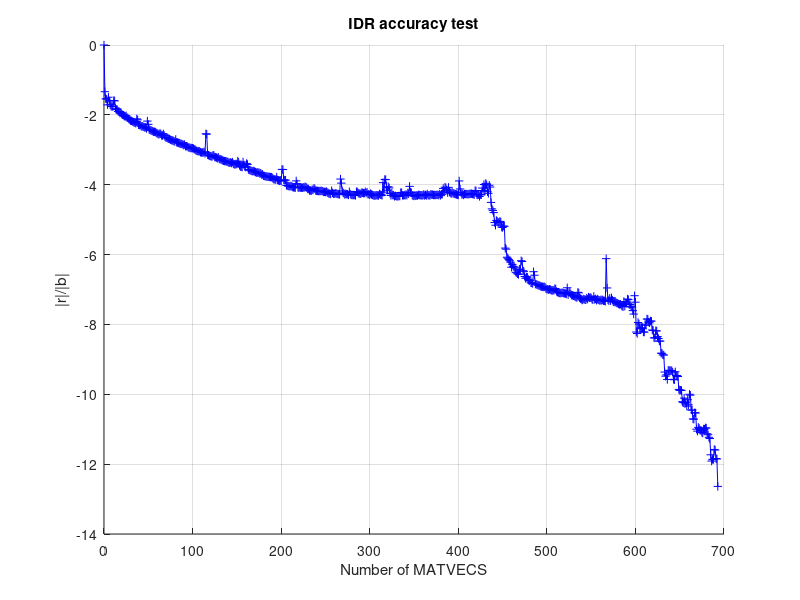

MATLAB code to generate this figure: (Note: this script raises an error after producing the figure.)
%
% 1D convection diffusion test problem
%
% The software is distributed without any warranty.
%
% Martin van Gijzen
% Copyright (c) February 2014
%

clear all;
close all;
clc;

disp('Complex Toeplitz  problem');
disp('+++++++++++++++++++++++++');

% Define system

% Defaults:
N = 200;
e = ones(N,1);
im = sqrt(-1);
c(1) = 3.6*im;
c(2) = 4.;
c(3) = 1.;
c(4) = 0.7;

A = spdiags([c(1)*e c(2)*e c(3)*e c(4)*e], [-1,0,2,3], N, N );

b = ones(N,1)*im;

disp('Accuracy test problem, see TOMS paper (2011), example 2.');
disp('The termination criterion is ||r||/||b|| < 1e-12.');
disp(' ');

% Parameters for the iterative solvers:

tol = 1e-12;
maxit = 1000;

choice = 1;
scrsz = get(0,'ScreenSize');
fig = figure('Position',[scrsz(1) + scrsz(3)/2 scrsz(4)/2 scrsz(3)/2 scrsz(4)/2]);
hold on;
xlabel('Number of MATVECS')
ylabel('|r|/|b|')
title(['IDR accuracy test']);
grid on;

t = cputime;
disp('BiCGSTAB iteration...');
[x, flag, relres, iter, resvec] = bicgstab(A, b, tol, maxit );
time = cputime - t;
resvec = log10(resvec/norm(b));
figure(fig);
it = [0:1:length(resvec)-1];
plot(it,resvec,'b-+');
drawnow;
disp(['Final accuracy: ', num2str(norm(b-A*x)/norm(b))])
disp(['Iterations: ',num2str(iter)]);
disp(['CPU time: ',num2str(time),'s.']);
disp(' ');

s = 1;
t = cputime;
disp('IDR(1) iteration...');
% Compute solution
[x, flag, relres, iter, resvec] = idrs( A, b, s, [], tol, maxit );
time = cputime - t;
resvec = log10(resvec/norm(b));
figure(fig);
it = [0:1:length(resvec)-1];
plot(it,resvec,'r-+');
drawnow;
disp(['Final accuracy: ', num2str(norm(b-A*x)/norm(b))]);
disp(['Iterations: ',num2str(iter)]);
disp(['CPU time: ',num2str(time),'s.']);
disp(' ');

s = 2;
t = cputime;
disp('IDR(2) iteration...');
% Initial iterations to compute ritz values:
[x, flag, relres, iter, resvec] = idrs( A, b, s, [], tol, maxit );
time = cputime - t;
figure(fig);
resvec = log10(resvec/norm(b));
it = [0:1:length(resvec)-1];
plot(it,resvec,'r-x');
drawnow;
disp(['Final accuracy: ', num2str(norm(b-A*x)/norm(b))]);
disp(['Iterations: ',num2str(iter)]);
disp(['CPU time: ',num2str(time),'s.']);
disp(' ');

s = 4;
t = cputime;
disp('IDR(4) iteration...');
% Compute solution
[x, flag, relres, iter, resvec] = idrs( A, b, s, [], tol, maxit );
time = cputime - t;
resvec = log10(resvec/norm(b));
figure(fig);
it = [0:1:length(resvec)-1];
plot(it,resvec,'r-*');
drawnow;
disp(['Final accuracy: ', num2str(norm(b-A*x)/norm(b))]);
disp(['Iterations: ',num2str(iter)]);
disp(['CPU time: ',num2str(time),'s.']);
disp(' ');

s = 8;
t = cputime;
disp('IDR(8) iteration...');
% Compute solution
randn('seed',0);
%x0 = randn(n,1);
[x, flag, relres, iter, resvec] = idrs( A, b, s, [], tol, maxit );
time = cputime - t;
resvec = log10(resvec/norm(b));
figure(fig);
it = [0:1:length(resvec)-1];
plot(it,resvec,'r-s');
drawnow;
disp(['Final accuracy: ', num2str(norm(b-A*x)/norm(b))]);
disp(['Iterations: ',num2str(iter)]);
disp(['CPU time: ',num2str(time),'s.']);
disp(' ');

s = 16;
t = cputime;
disp('IDR(16) iteration...');
% Compute solution
randn('seed',0);
%x0 = randn(n,1);
[x, flag, relres, iter, resvec] = idrs( A, b, s, [], tol, maxit );
time = cputime - t;
resvec = log10(resvec/norm(b));
figure(fig);
it = [0:1:length(resvec)-1];
plot(it,resvec,'r-s');
drawnow;
disp(['Final accuracy: ', num2str(norm(b-A*x)/norm(b))]);
disp(['Iterations: ',num2str(iter)]);
disp(['CPU time: ',num2str(time),'s.']);
disp(' ');

s = 32;
t = cputime;
disp('IDR(32) iteration...');
% Compute solution
randn('seed',0);
%x0 = randn(n,1);
[x, flag, relres, iter, resvec] = idrs( A, b, s, [], tol, maxit );
time = cputime - t;
resvec = log10(resvec/norm(b));
figure(fig);
it = [0:1:length(resvec)-1];
plot(it,resvec,'r-s');
drawnow;
disp(['Final accuracy: ', num2str(norm(b-A*x)/norm(b))]);
disp(['Iterations: ',num2str(iter)]);
disp(['CPU time: ',num2str(time),'s.']);
disp(' ');

s = 64;
t = cputime;
disp('IDR(64) iteration...');
% Compute solution
randn('seed',0);
%x0 = randn(n,1);
[x, flag, relres, iter, resvec] = idrs( A, b, s, [], tol, maxit );
time = cputime - t;
resvec = log10(resvec/norm(b));
figure(fig);
it = [0:1:length(resvec)-1];
plot(it,resvec,'r-s');
drawnow;
disp(['Final accuracy: ', num2str(norm(b-A*x)/norm(b))]);
disp(['Iterations: ',num2str(iter)]);
disp(['CPU time: ',num2str(time),'s.']);
disp(' ');

s = 1;
t = cputime;
disp('QMRIDR(1) iteration...');
% Compute solution
[x, flag, relres, iter, resvec] = qmridr( A, b, s, [], tol, maxit );
time = cputime - t;
resvec = log10(resvec/norm(b));
figure(fig);
it = [0:1:length(resvec)-1];
plot(it,resvec,'g-+');
drawnow;
disp(['Final accuracy: ', num2str(norm(b-A*x)/norm(b))]);
disp(['Iterations: ',num2str(iter)]);
disp(['CPU time: ',num2str(time),'s.']);
disp(' ');

s = 2;
t = cputime;
disp('QMRIDR(2) iteration...');
% Initial iterations to compute ritz values:
[x, flag, relres, iter, resvec] = qmridr( A, b, s, [], tol, maxit );
time = cputime - t;
figure(fig);
resvec = log10(resvec/norm(b));
it = [0:1:length(resvec)-1];
plot(it,resvec,'g-x');
drawnow;
disp(['Final accuracy: ', num2str(norm(b-A*x)/norm(b))]);
disp(['Iterations: ',num2str(iter)]);
disp(['CPU time: ',num2str(time),'s.']);
disp(' ');

s = 4;
t = cputime;
disp('QMRIDR(4) iteration...');
% Compute solution
[x, flag, relres, iter, resvec] = qmridr( A, b, s, [], tol, maxit );
time = cputime - t;
resvec = log10(resvec/norm(b));
figure(fig);
it = [0:1:length(resvec)-1];
plot(it,resvec,'g-*');
drawnow;
disp(['Final accuracy: ', num2str(norm(b-A*x)/norm(b))]);
disp(['Iterations: ',num2str(iter)]);
disp(['CPU time: ',num2str(time),'s.']);
disp(' ');

s = 8;
t = cputime;
disp('QMRIDR(8) iteration...');
% Compute solution
randn('seed',0);
%x0 = randn(n,1);
[x, flag, relres, iter, resvec] = qmridr( A, b, s, [], tol, maxit );
time = cputime - t;
resvec = log10(resvec/norm(b));
figure(fig);
it = [0:1:length(resvec)-1];
plot(it,resvec,'g-s');
drawnow;
disp(['Final accuracy: ', num2str(norm(b-A*x)/norm(b))]);
disp(['Iterations: ',num2str(iter)]);
disp(['CPU time: ',num2str(time),'s.']);
disp(' ');

s = 16;
t = cputime;
disp('QMRIDR(16) iteration...');
% Compute solution
randn('seed',0);
%x0 = randn(n,1);
[x, flag, relres, iter, resvec] = qmridr( A, b, s, [], tol, maxit );
time = cputime - t;
resvec = log10(resvec/norm(b));
figure(fig);
it = [0:1:length(resvec)-1];
plot(it,resvec,'g-s');
drawnow;
disp(['Final accuracy: ', num2str(norm(b-A*x)/norm(b))]);
disp(['Iterations: ',num2str(iter)]);
disp(['CPU time: ',num2str(time),'s.']);
disp(' ');

s = 32;
t = cputime;
disp('QMRIDR(32) iteration...');
% Compute solution
randn('seed',0);
%x0 = randn(n,1);
[x, flag, relres, iter, resvec] = qmridr( A, b, s, [], tol, maxit );
time = cputime - t;
resvec = log10(resvec/norm(b));
figure(fig);
it = [0:1:length(resvec)-1];
plot(it,resvec,'g-s');
drawnow;
disp(['Final accuracy: ', num2str(norm(b-A*x)/norm(b))]);
disp(['Iterations: ',num2str(iter)]);
disp(['CPU time: ',num2str(time),'s.']);
disp(' ');

s = 64;
t = cputime;
disp('QMRIDR(64) iteration...');
% Compute solution
randn('seed',0);
%x0 = randn(n,1);
[x, flag, relres, iter, resvec] = qmridr( A, b, s, [], tol, maxit );
time = cputime - t;
resvec = log10(resvec/norm(b));
figure(fig);
it = [0:1:length(resvec)-1];
plot(it,resvec,'g-s');
drawnow;
disp(['Final accuracy: ', num2str(norm(b-A*x)/norm(b))]);
disp(['Iterations: ',num2str(iter)]);
disp(['CPU time: ',num2str(time),'s.']);
disp(' ');

legend('BiCGSTAB', 'IDR(1)', 'IDR(2)', 'IDR(4)', 'IDR(8)', 'IDR(16)', 'IDR(32)', 'IDR(64)', ...
'QMRIDR(1)', 'QMRIDR(2)', 'QMRIDR(4)', 'QMRIDR(8)', 'QMRIDR(16)', 'QMRIDR(32)', 'QMRIDR(64)');
hold off;

